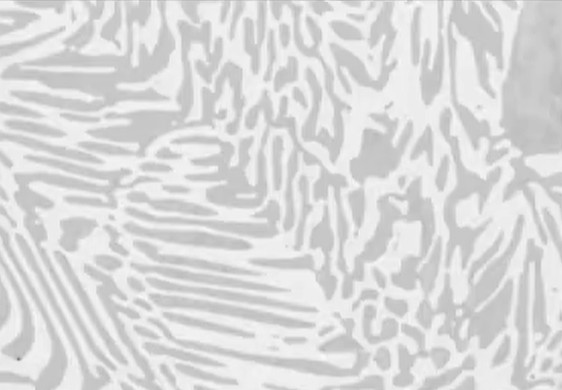
#> input picture notebooks/images/alloy.jpg, 562 x 390 px
$ jupyter execute 12.openCV-3.ipynb
#> lines starting #> are read from the running program, lines starting #| are printed output that depends on the picture; after the words box and inside, x2 and y2 are one past the last pixel; in counts of white or black regions, pixels touching at a corner belong together
# OpenCV: Histogram Equalization + Thresholding

This notebook explains why **histogram equalization** helps segmentation, how to do **global equalization vs CLAHE**, and how to threshold using manual value vs Otsu — with plots so you can see what’s happening.

---

## 1) Why histogram equalization?

Microscopy/SEM images often look **washed out**: pixel values live in a narrow band (e.g., 150–220) instead of using the full 0–255 range.

Histogram equalization stretches intensities so:

- dark becomes darker
- bright becomes brighter
- separation between phases becomes easier → **thresholding works better**

---

## 2) Read image + visualize original

> Note: OpenCV reads grayscale as `uint8` (0–255), which is perfect for histograms.

[cell 1]
import cv2
import numpy as np
import matplotlib.pyplot as plt

img = cv2.imread("images/alloy.jpg", cv2.IMREAD_GRAYSCALE)
#> img is the input picture: shape (390, 562); min 122, max 252, mean 217.8

plt.figure(figsize=(6,4))
plt.imshow(img, cmap="gray")
plt.title("Original image")
plt.axis("off")
plt.show()

plt.figure(figsize=(7,4))
plt.hist(img.ravel(), bins=100, range=(0,255))
plt.title("Histogram (Original)")
plt.xlabel("Pixel value")
plt.ylabel("Count")
plt.show()
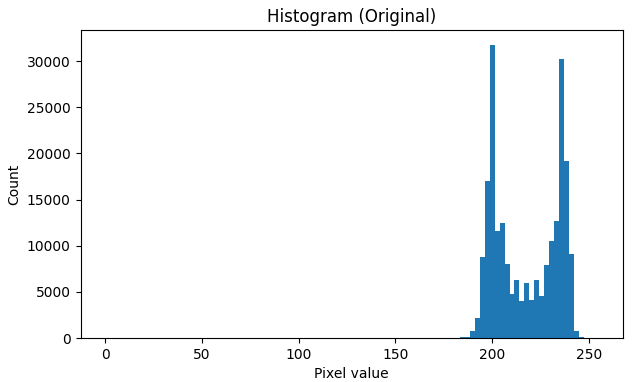
#> figure drawn by matplotlib, 1 panel; tallest bar 31782 high, from x = 198.9 to 201.4

**What you’ll usually see**: histogram squeezed into a small region → low contrast.

---

## 3) Global histogram equalization

This is **global**: one remapping for the whole image.

[cell 2]
eq = cv2.equalizeHist(img)
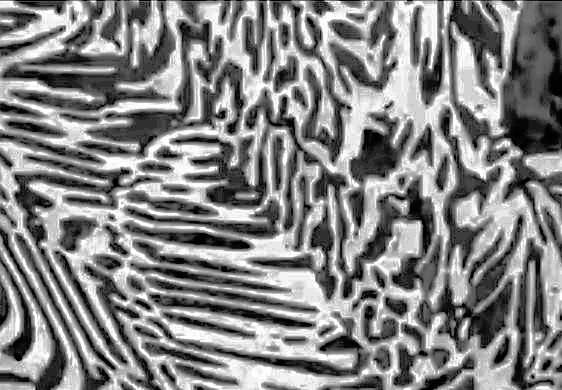
#> eq: shape (390, 562); min 0, max 255, mean 131.3

plt.figure(figsize=(10,4))
plt.subplot(1,2,1);
plt.imshow(img, cmap="gray");
plt.title("Original");
plt.axis("off")

plt.subplot(1,2,2);
plt.imshow(eq, cmap="gray");
plt.title("Global equalized");
plt.axis("off")
plt.tight_layout()
plt.show()

plt.figure(figsize=(10,4))
plt.subplot(1,2,1)
plt.hist(img.ravel(), bins=100, range=(0,255))
plt.title("Histogram: Original")

plt.subplot(1,2,2)
plt.hist(eq.ravel(), bins=100, range=(0,255))
plt.title("Histogram: Global equalized")

plt.tight_layout()
plt.show()
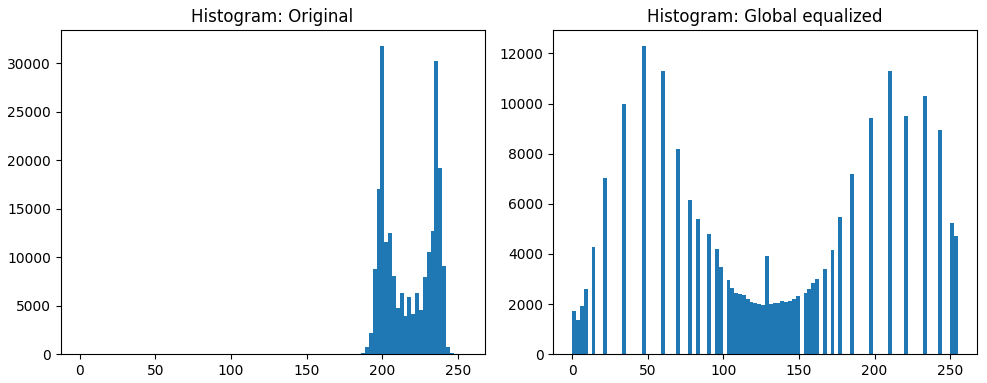
#> figure drawn by matplotlib, 2 panels; panel 1: tallest bar 31782 high, from x = 198.9 to 201.4; panel 2: tallest bar 12303 high, from x = 45.9 to 48.45

**Why global equalization can look noisy**

When you stretch contrast globally, you also stretch **noise**. If the image already has grain/noise, it becomes more visible.

---

## 4) CLAHE: contrast-limited adaptive equalization (recommended)

CLAHE works in **tiles** (local regions) and limits over-amplification using `clipLimit`.

[cell 3]
clahe = cv2.createCLAHE(clipLimit=2.0, tileGridSize=(8,8))
cl = clahe.apply(img)
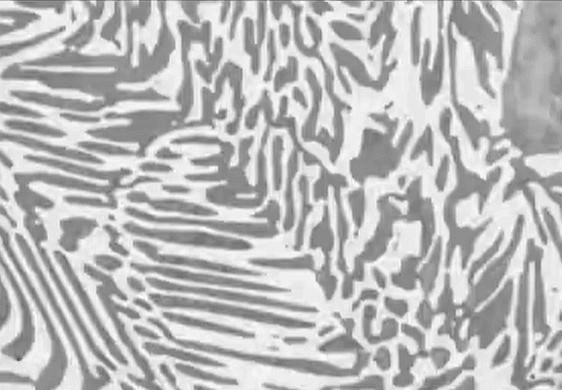
#> cl: shape (390, 562); min 79, max 253, mean 186.6

plt.figure(figsize=(10,4))

plt.subplot(1,2,1);
plt.imshow(eq, cmap="gray");
plt.title("Global equalized");
plt.axis("off")

plt.subplot(1,2,2);
plt.imshow(cl, cmap="gray");
plt.title("CLAHE");
plt.axis("off")

plt.tight_layout()
plt.show()


plt.figure(figsize=(10,4))
plt.subplot(1,2,1);
plt.hist(eq.ravel(), bins=100, range=(0,255));
plt.title("Histogram: Global equalized")

plt.subplot(1,2,2);
plt.hist(cl.ravel(), bins=100, range=(0,255));
plt.title("Histogram: CLAHE")

plt.tight_layout()
plt.show()
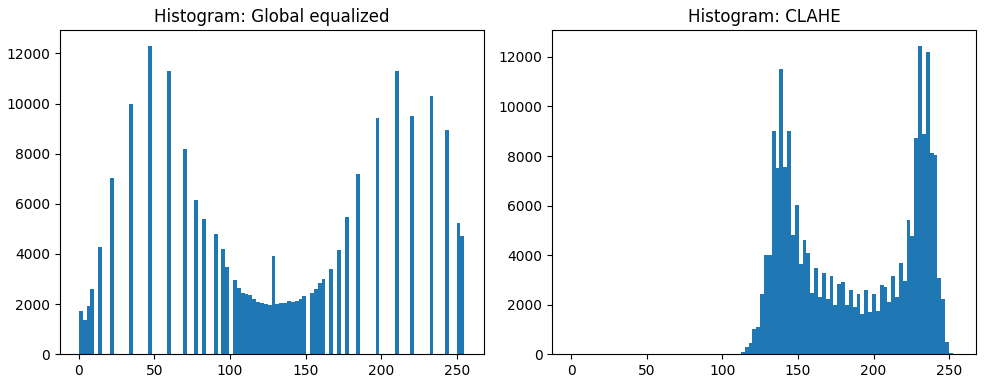
#> figure drawn by matplotlib, 2 panels; panel 1: tallest bar 12303 high, from x = 45.9 to 48.45; panel 2: tallest bar 12451 high, from x = 229.5 to 232

**Practical CLAHE tips**
- `clipLimit` ↑ → stronger contrast, also more noise
- `tileGridSize` smaller → more local contrast (can look “crispy”)
- `(8,8)` and `clipLimit 2–4` is a solid start

----

## 5) Manual thresholding

Once CLAHE improves separation, we can pick a threshold value.

[cell 4]
T = 190  # example from histogram valley
_, th1 = cv2.threshold(cl, T, 150, cv2.THRESH_BINARY)
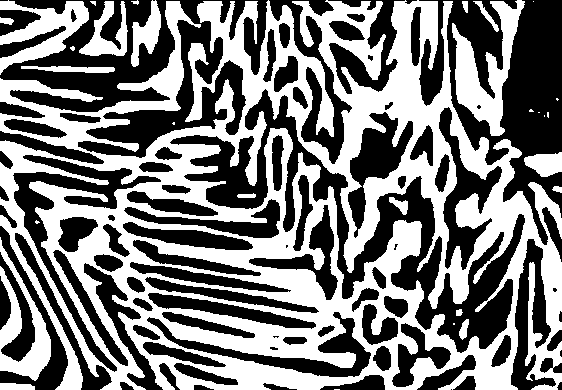
#> th1: shape (390, 562); values 0 (black) and 150 (white), 48% white; 30 white regions (12 under 20 px), largest, box (x1, y1, x2, y2) and area: (0, 0, 562, 390) 91371, (452, 0, 525, 136) 3880, (0, 0, 89, 75) 2751
_, th2 = cv2.threshold(cl, T, 255, cv2.THRESH_BINARY_INV)

plt.figure(figsize=(12,4))

plt.subplot(1,3,1);
plt.imshow(cl, cmap="gray");
plt.title("CLAHE image");
plt.axis("off")

plt.subplot(1,3,2);
plt.imshow(th1, cmap="gray");
plt.title("Binary (value=150)");
plt.axis("off")

plt.subplot(1,3,3);
plt.imshow(th2, cmap="gray");
plt.title("Binary INV (value=255)");
plt.axis("off")

plt.tight_layout()
plt.show()

**Important detail**

The `maxval` (150 vs 255) doesn’t change segmentation logic much, it only changes the label brightness. Most workflows use `255`.

---

## 6) Otsu thresholding

Otsu finds the threshold that best separates two classes by minimizing intra-class variance.

[cell 5]
ret_otsu, th_otsu = cv2.threshold(
    cl, 0, 255,
    cv2.THRESH_BINARY + cv2.THRESH_OTSU
)
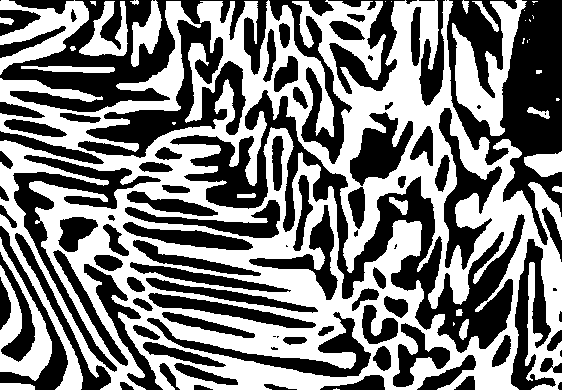
#> th_otsu: shape (390, 562); 49.2% white; 37 white regions (16 under 20 px), largest, box (x1, y1, x2, y2) and area: (0, 0, 562, 390) 93562, (452, 0, 527, 136) 3967, (0, 0, 89, 75) 2815
#> ret_otsu = 187

print("Otsu threshold:", ret_otsu)
#| Otsu threshold: 187.0

plt.figure(figsize=(12,4))

plt.subplot(1,3,1);
plt.imshow(cl, cmap="gray");
plt.title("CLAHE");
plt.axis("off")

plt.subplot(1,3,2);
plt.imshow(th_otsu, cmap="gray");
plt.title(f"Otsu binary (T={ret_otsu:.0f})");
plt.axis("off")

# Show threshold line on histogram
plt.subplot(1,3,3)
plt.hist(cl.ravel(), bins = 100, range = (0,255))
plt.axvline(ret_otsu, linewidth=2)
plt.title("Histogram + Otsu threshold line")

plt.tight_layout()
plt.show()
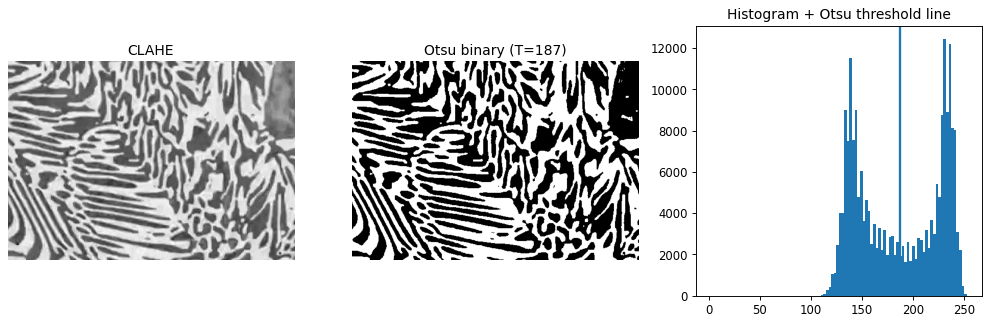
#> figure drawn by matplotlib, 3 panels; panel 3: tallest bar 12451 high, from x = 229.5 to 232

**Why manual T (190) differs from Otsu (187)**
- You eyeballed a “valley”
- Otsu optimizes a criterion that may shift the best split slightly
- Both can be valid; choose by segmentation quality (visual + metrics)

---

## 7) Make segmentation cleaner

After thresholding you often get “salt-and-pepper” specks. Clean them with opening/closing.

[cell 6]
kernel = np.ones((3,3), np.uint8)

clean = cv2.morphologyEx(th_otsu, cv2.MORPH_OPEN, kernel, iterations=1)
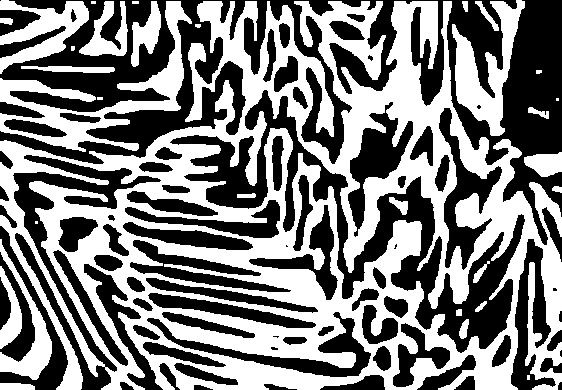
#> clean: shape (390, 562); 49% white; 31 white regions (6 under 20 px), largest, box (x1, y1, x2, y2) and area: (0, 1, 562, 390) 86723, (0, 1, 192, 152) 6259, (452, 0, 525, 136) 3950
clean = cv2.morphologyEx(clean, cv2.MORPH_CLOSE, kernel, iterations=1)
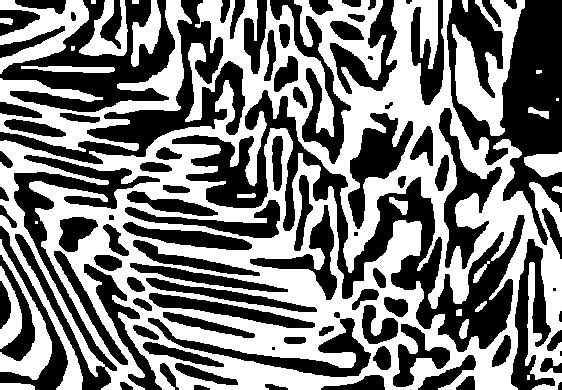
#> clean: shape (390, 562); 49.3% white; 28 white regions (4 under 20 px), largest, box (x1, y1, x2, y2) and area: (0, 0, 562, 390) 87200, (0, 0, 192, 152) 6308, (452, 0, 525, 136) 4172

plt.figure(figsize=(10,4))
plt.subplot(1,2,1);
plt.imshow(th_otsu, cmap="gray");
plt.title("Before cleaning");
plt.axis("off")

plt.subplot(1,2,2);
plt.imshow(clean, cmap="gray");
plt.title("After open+close");
plt.axis("off")

plt.tight_layout()
plt.show()
